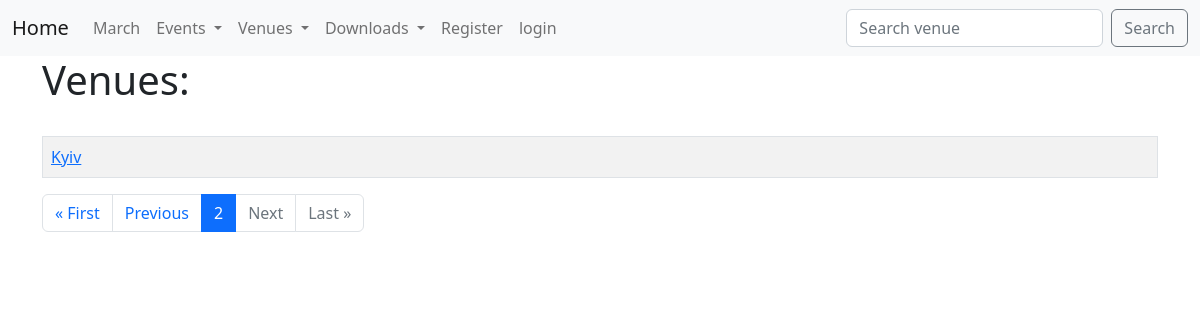
Page /venue_list?page=4 on the earlier database version.
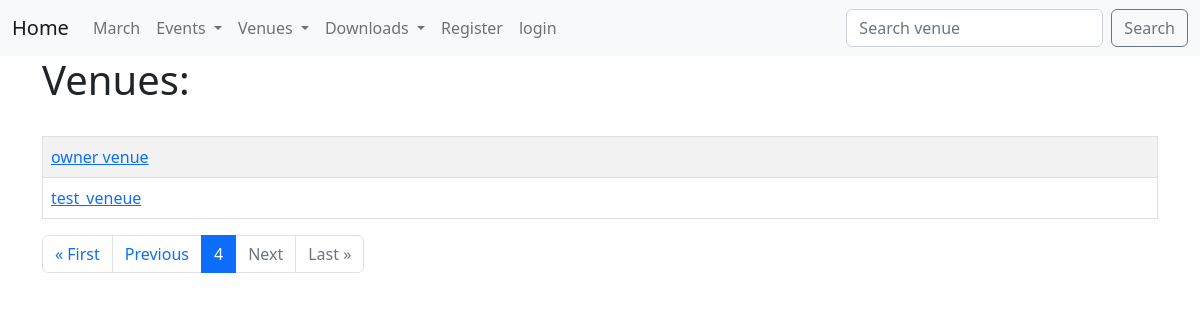
Same page on the later database version.
### events/models.py (models this page shows)
class Venue(models.Model):
    name = models.CharField('Venue name', max_length=120)
    address = models.CharField(max_length=300)
    zip_code = models.CharField('Zip code', max_length=10, blank=True)
    phone = models.CharField('Contact phone', max_length=15, blank=True)
    web = models.URLField('Website address', blank=True)
    email = models.EmailField('Email address', blank=True)
    owner = models.IntegerField('Venue owner', blank=False, default=1)
    venue_image = models.ImageField(null=True, blank=True, upload_to='images/')
    def __str__(self):
        return self.name

### events/views.py (the view)
# urls.py: path('venue_list', list_of_venue, name='venue_list'),
def list_of_venue(request):
    context = {}
    venue_list = Venue.objects.all()
    p = Paginator(venue_list, 2)
    page = request.GET.get('page')
    venues = p.get_page(page)
    context = {
        'venue_list': venue_list,
        'venues': venues,
    }
    return render(request, 'events/venue.html', context)

### events/templates/events/venue.html (shortened to what this page needs)
{% extends 'events/main.html' %}
{% block content %}
<h1>Venues: </h1>
<br>
<table class="table table-striped table-bordered table-hover">
    {% for venue in venues %}
    <tr>
        <td>
            <a href="{% url 'venue_detail' venue.id %}">{{ venue }}</a>
        </td>
    </tr>
    {% endfor %}
</table>
<nav aria-label="...">
    <ul class="pagination">
        {% if venues.has_previous %}
        <li class="page-item">
            <a class="page-link" href="?page=1">&laquo First</a>
        </li>
        <li class="page-item">
            <a class="page-link" href="?page={{ venues.previous_page_number }}">Previous</a>
        </li>
        {% endif %}
        <li class="page-item active" aria-current="page">
            <a href="#" class="page-link">{{ venues.number }}</a>
        </li>
        {% if venues.has_next %}
        <li class="page-item">
            <a class="page-link" href="?page={{ venues.next_page_number }}">Next</a>
        </li>
        <li class="page-item">
            <a class="page-link" href="?page={{ venues.paginator.num_pages}}"> Last &raquo</a>
        </li>
        {% else %}
        <li class="page-item disabled">
            <a class="page-link" tabindex="-1" aria-disabled="true" href="#">Next</a>
        </li>
        <li class="page-item disabled">
            <a class="page-link" href="?page=1">Last &raquo </a>
        </li>
        {% endif %}
    </ul>
</nav>
{% endblock %}

Differences in the rows shown:
no longer on this page (row unchanged): Venue: name "Kyiv"
added Venue: name "owner venue"
added Venue: name "test_veneue"
Other differences:
{{ venues.number }}: "2" → "4"
